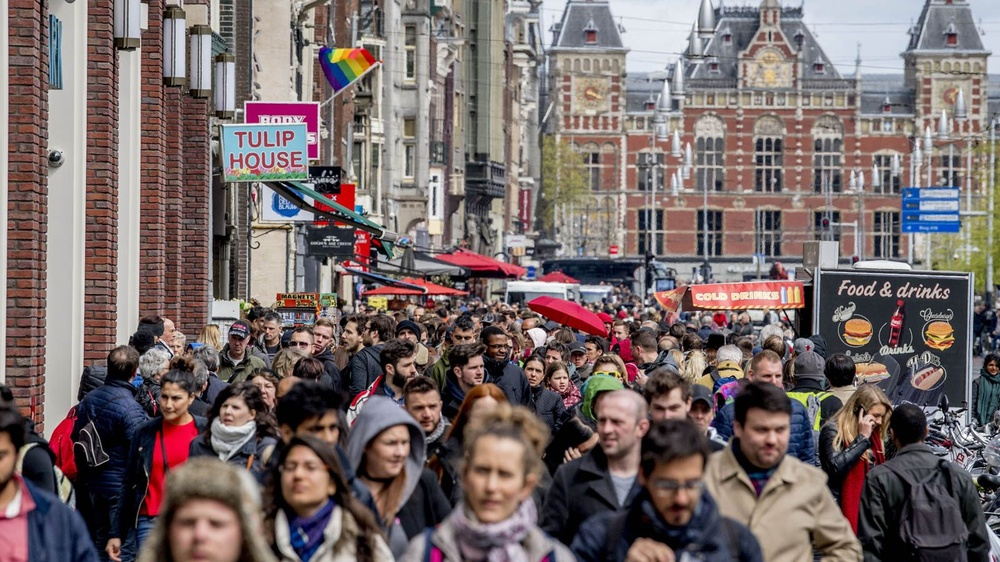
#> input picture high_resolution.jpg, 1000 x 562 px, shrunk from 1600 x 900 before the run, found by its file name
$ python fahla.py
#> lines starting #> are read from the running program, lines starting #| are printed output that depends on the picture

import numpy as np
import cv2 as cv
import matplotlib.pyplot as plt
import matplotlib.image as mpimg

class TemplateMatcher :
  def __init__(self, path_to_big_image, path_to_query ,threshold=0.4):
    # read images
#> called with threshold = 0.4
    self.rgb_image = mpimg.imread(path_to_big_image)
#> self.rgb_image is the input picture: shape (562, 1000, 3); mean R, G, B 118.9, 105.7, 105.1
    self.query = cv.imread(path_to_query,0)
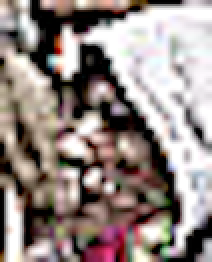
#> input picture smal_image.png, 106 x 131 px, shrunk from 170 x 210 before the run, found by its file name (shown 2 times larger)
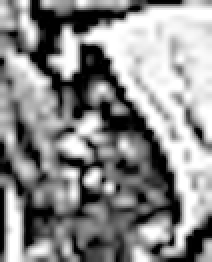
#> self.query: shape (131, 106) (shown 2 times larger); min 0, max 255, mean 139.1
    self.gray_image = cv.cvtColor(self.rgb_image, cv.COLOR_BGR2GRAY)
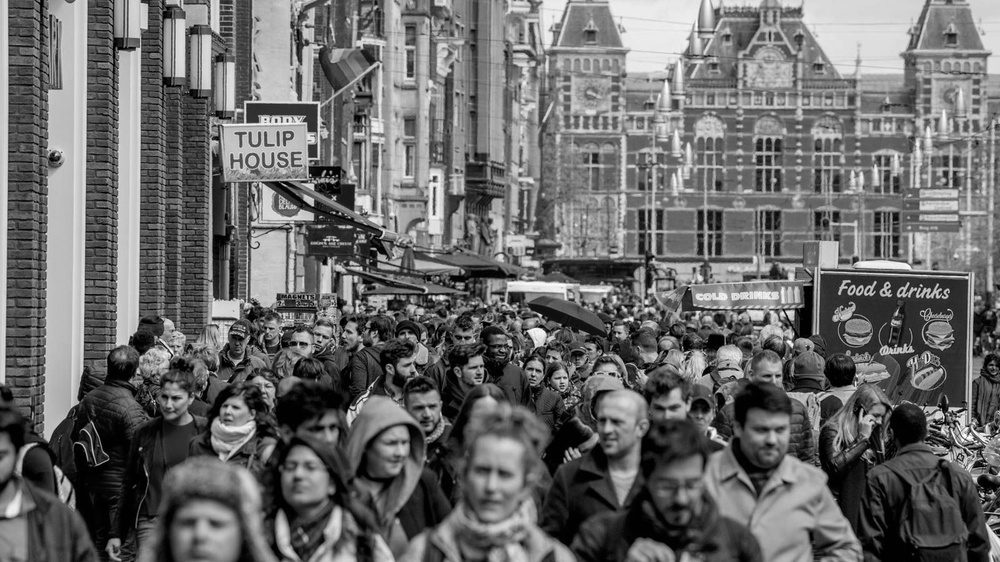
#> self.gray_image: shape (562, 1000); min 0, max 255, mean 107

    self.threshold = threshold

  def match(self) :
    w, h = self.query.shape[::-1]
#> w = 106; h = 131
    res = cv.matchTemplate(self.gray_image,self.query ,cv.TM_CCOEFF_NORMED)
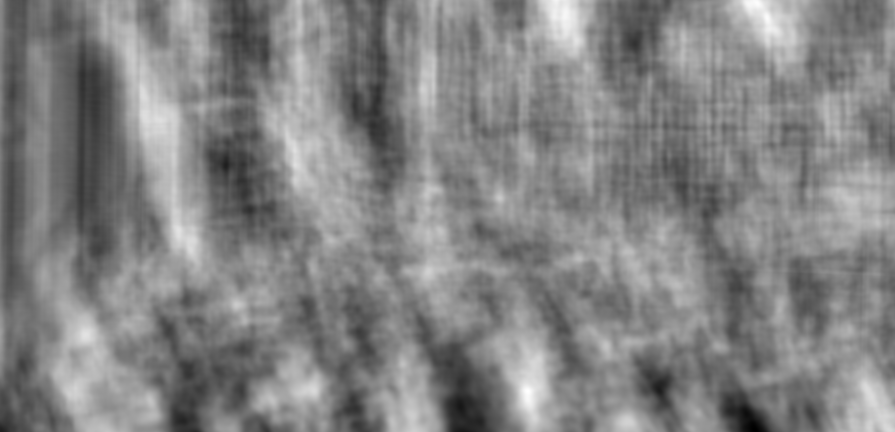
#> res: shape (432, 895) float32; min -0.395, max 0.415, mean 0.0219; drawn with min black and max white
    loc = np.where( res >= self.threshold)
#> loc = 39 positions, rows 1 to 394, columns 525 to 767
    for pt in zip(*loc[::-1]):
        cv.rectangle(self.rgb_image, pt, (pt[0] + w, pt[1] + h), (255,0,0), 2)
#> this loop made 39 passes
#> pt on passes 1 to 12: (755, 1), (756, 1), (755, 2), (756, 2), (757, 2), (755, 3), (756, 3), (757, 3), (758, 3), (756, 4), (757, 4), (758, 4)
    plt.imshow(self.rgb_image)

  def save_fig(self,path_to_save):
    cv.imwrite(path_to_save,self.image_rgb)

path_to_big_image = '/content/drive/My Drive/computer vision/SIFT/high_resolution.jpg'
path_to_query1 = '/content/drive/My Drive/computer vision/SIFT/smal_image.png'
tm = TemplateMatcher(path_to_big_image=path_to_big_image, path_to_query=path_to_query1)
tm.match()

path_to_query2 = '/content/drive/My Drive/computer vision/SIFT/smal_image2.png'
tm2 = TemplateMatcher(path_to_big_image=path_to_big_image, path_to_query=path_to_query2)
#> call 2 of __init__, with threshold = 0.4
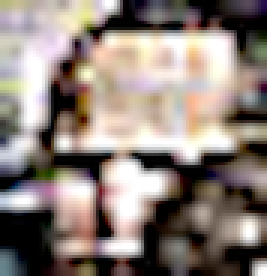
#> input picture smal_image2.png, 89 x 92 px, shrunk from 142 x 148 before the run, found by its file name (shown 3 times larger)
#> in __init__ (call 2), `self.query = cv.imread(path_to_query,0)`:
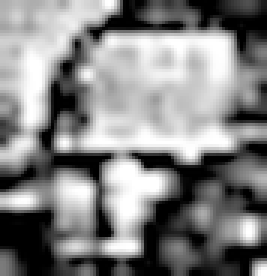
#> self.query: shape (92, 89) (shown 3 times larger); min 0, max 255, mean 131.2
tm2.match()
#> in match (call 2), `res = cv.matchTemplate(self.gray_image,self.query ,cv.TM_CCOEFF_NORMED)`:
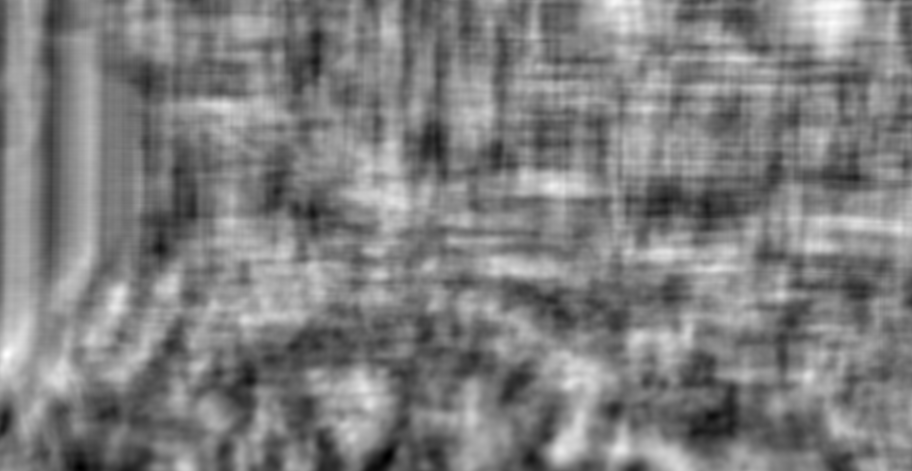
#> res: shape (471, 912) float32; min -0.375, max 0.424, mean 0.0232; drawn with min black and max white
#> in match (call 2), `loc = np.where( res >= self.threshold)`: loc = 94 positions, rows 4 to 356, columns 5 to 841
#> the loop in match (call 2), `for pt in zip(*loc[::-1]):` made 94 passes
#> pt on passes 1 to 12: (831, 4), (832, 4), (833, 4), (834, 4), (835, 4), (836, 4), (837, 4), (838, 4), (839, 4), (840, 4), (830, 5), (831, 5)

plt.imshow(tm2.query)

plt.imshow(tm.query)
